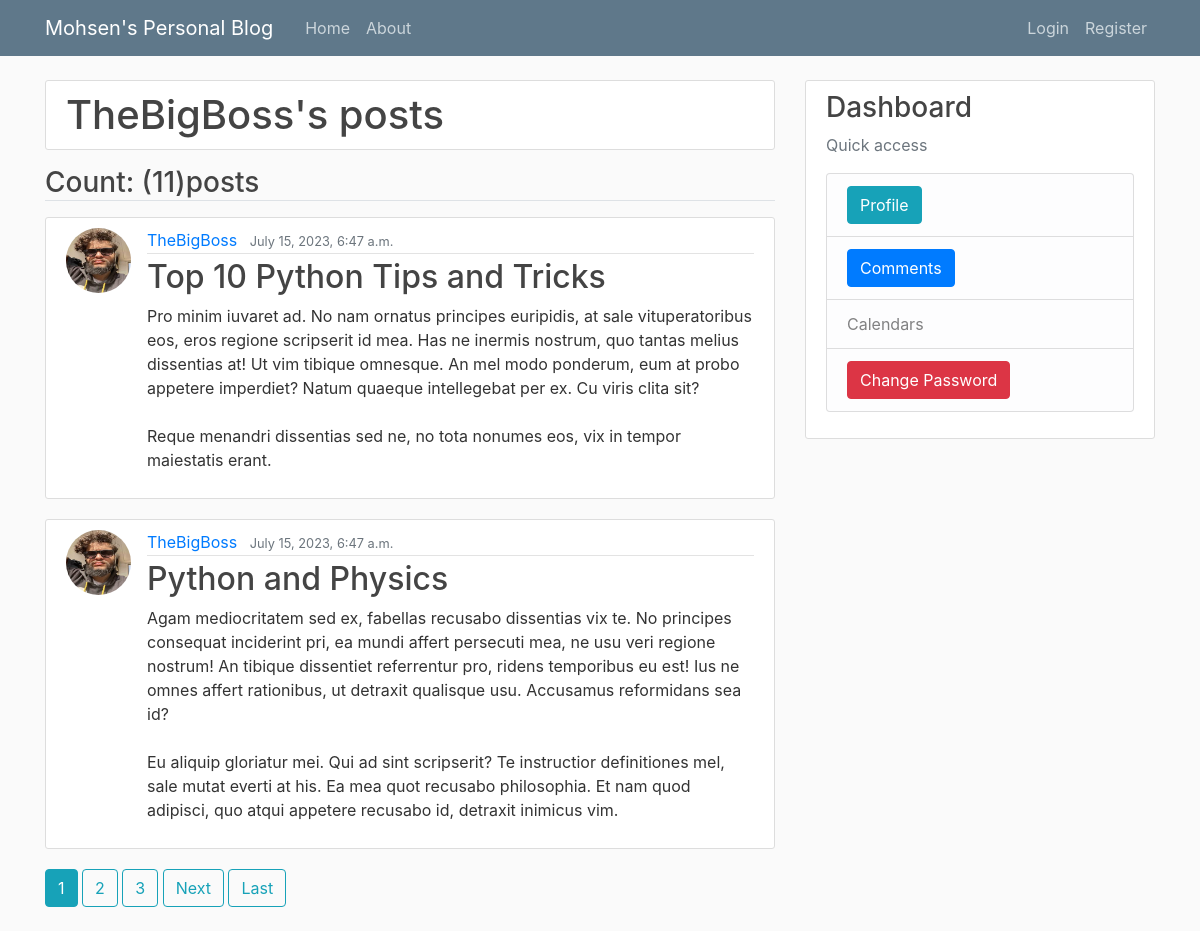
/user/TheBigBoss, run on the app's committed database.
### blog/models.py (models this page shows, shortened)
class Post(models.Model):
    title = models.CharField(max_length= 100)
    content = models.TextField()
    date_posted = models.DateTimeField(default= timezone.now)
    author = models.ForeignKey(User, on_delete= models.CASCADE)

### users/models.py (models this page shows, shortened)
class profile(models.Model):
    user = models.OneToOneField(User, on_delete=models.CASCADE)
    image = models.ImageField(default='default.jpeg', upload_to='profile_pics')

### blog/views.py (the view)
# urls.py: path('user/<str:username>', UserPostListView.as_view(), name='user-posts'),
class UserPostListView(ListView):
    model = Post
    template_name = 'blog/user_posts.html' # <app>/<model> _ <viewtype>.html
    context_object_name = 'posts'
    paginate_by = 2
    def get_context_data(self, **kwargs):
        context = super().get_context_data(**kwargs)
        context['username'] = self.kwargs.get('username')
        return context
    def get_queryset(self):
        user = get_object_or_404(User, username=self.kwargs.get('username'))
        return Post.objects.filter(author=user).order_by('-date_posted')

### blog/templates/blog/user_posts.html (shortened to what this page needs)
{% extends 'blog/base.html' %}
{% block content %}
    <h1 class="content-section mb-3">{{ view.kwargs.username }}'s posts</h1>
    <h3 class="border-bottom mb-3">Count: ({{ page_obj.paginator.count }})posts</h3>
    {% for post in posts %}
        <article class="media content-section">
            <img class="rounded-circle article-img" src="{{ post.author.profile.image.url }}">
            <div class="media-body">
                <div class="article-metadata">
                    <a class="mr-2" href="{% url 'user-posts' post.author.username %}">{{ post.author }}</a>
                    <small class="text-muted">{{ post.date_posted }}</small>
                </div>
                <h2><a class="article-title" href="{% url 'post-detail' post.id %}">{{ post.title }}</a></h2>
                <p class="article-content">{{ post.content }}</p>
            </div>
        </article>
    {% endfor %}
    {% if is_paginated %}
        {% for num in page_obj.paginator.page_range %}
            {% if page_obj.number == num %}
                <a class="btn btn-info mb-4" href="?page={{ num }}">{{ num }}</a>
            {% elif num > page_obj.number|add:'-3' and num < page_obj.number|add:'3' %}
                <a class="btn btn-outline-info mb-4" href="?page={{ num }}">{{ num }}</a>
            {% endif %}
        {% endfor %}
        {% if page_obj.has_next %}
            <a class="btn btn-outline-info mb-4" href="?page={{ page_obj.next_page_number}}">Next</a>
            <a class="btn btn-outline-info mb-4" href="?page={{ page_obj.paginator.num_pages }}">Last</a>
        {% endif %}
    {% endif %}
{% endblock content%}

### blog/static/blog/main.css (style rules this page uses)
body { background: #fafafa; color: #333333; margin-top: 5rem; }
h1, h2, h3, h4, h5, h6 { color: #444444; }
.content-section { background: #ffffff; padding: 10px 20px; border: 1px solid #dddddd; border-radius: 3px; margin-bottom: 20px; }
.article-title { color: #444444; }
.article-content { white-space: pre-line; }
.article-img { height: 65px; width: 65px; margin-right: 16px; }
.article-metadata { padding-bottom: 1px; margin-bottom: 4px; border-bottom: 1px solid #e3e3e3 }

### data on the page
Post: author.profile.image (picture), author "TheBigBoss", date_posted "July 15, 2023, 6:47 a.m.", title "Top 10 Python Tips and Tricks", content "Pro minim iuvaret ad. No nam ornatus principes euripidis, at sale vituperatoribus eos, eros regione scripserit id mea. Has ne inermis nostrum, quo tantas melius dissentias at! Ut vim tibique omnesque. An mel modo ponderum, eum at probo appetere imperdiet? Natum quaeque intellegebat per ex. Cu viris clita sit? Reque menandri dissentias sed ne, no tota nonumes eos, vix in tempor maiestatis erant."
Post: author.profile.image (picture), author "TheBigBoss", date_posted "July 15, 2023, 6:47 a.m.", title "Python and Physics", content "Agam mediocritatem sed ex, fabellas recusabo dissentias vix te. No principes consequat inciderint pri, ea mundi affert persecuti mea, ne usu veri regione nostrum! An tibique dissentiet referrentur pro, ridens temporibus eu est! Ius ne omnes affert rationibus, ut detraxit qualisque usu. Accusamus reformidans sea id? Eu aliquip gloriatur mei. Qui ad sint scripserit? Te instructior definitiones mel, sale mutat everti at his. Ea mea quot recusabo philosophia. Et nam quod adipisci, quo atqui appetere recusabo id, detraxit inimicus vim."

### other printed values
{{ view.kwargs.username }} "TheBigBoss"
{{ page_obj.paginator.count }} "11"
{{ num }} "1"
{{ num }} "2" "3"
